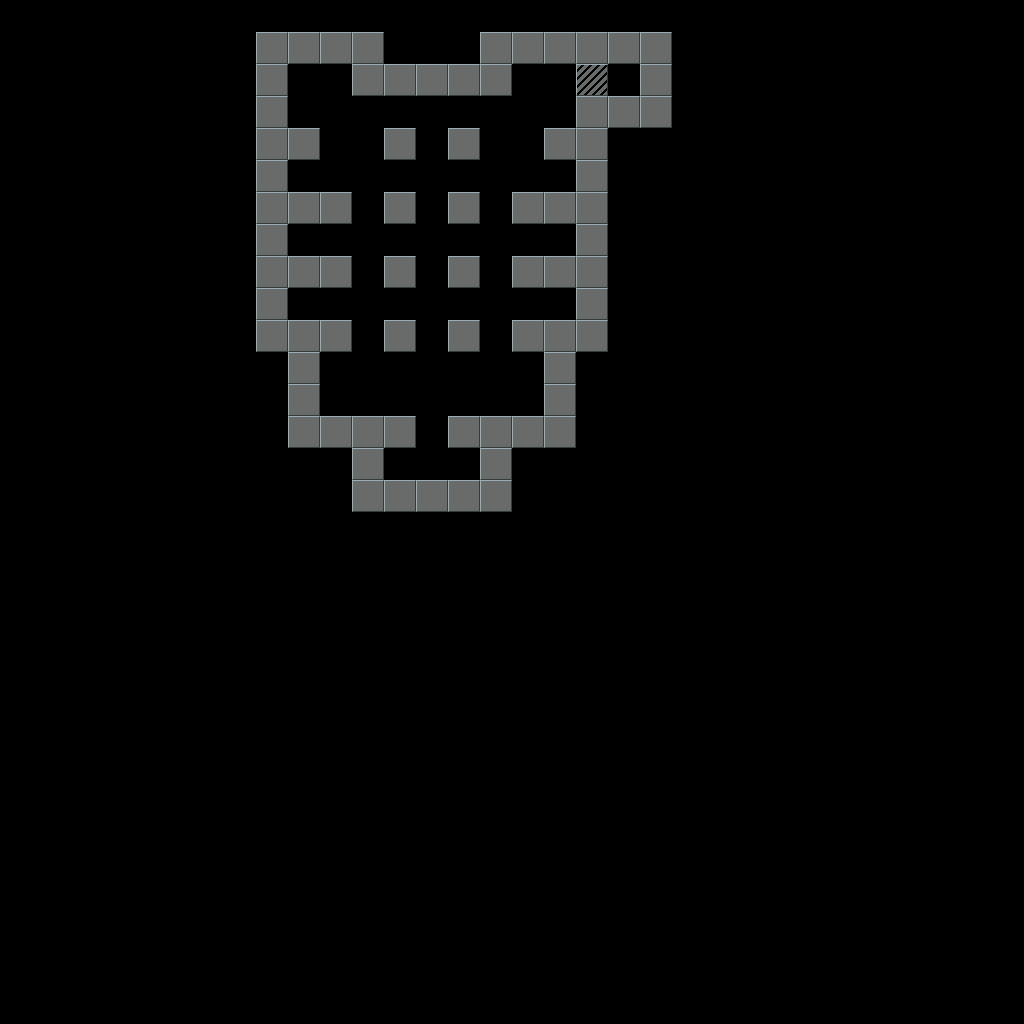

Rendered tile map (Tiled .tmx) drawn with the repository's tilesets; below, a short description and the map source with its tile grids summarised:
An orthogonal 32x32 tile map with 32x32 px tiles, 2 tile layers (Walls, BoundaryWalls) and 16 objects.

<map version="1.8" tiledversion="1.8.2" orientation="orthogonal" renderorder="right-down" width="32" height="32" tilewidth="32" tileheight="32" infinite="0" nextlayerid="6" nextobjectid="201">
 <editorsettings>
  <export format="custom" />
 </editorsettings>
 <properties>
  <property name="ceiling" type="int" value="1" />
  <property name="id" value="dungeon-5" />
  <property name="name" value="Dungeon 5" />
  <property name="tileset" value="dungeon" />
 </properties>
 <tileset firstgid="1" source="MainTiles.tsx" />
 <layer id="1" name="Walls" width="32" height="32">
  <data>[1024 cells, 77 non-empty, 2 distinct tile ids]</data>
 </layer>
 <layer id="5" name="BoundaryWalls" width="32" height="32">
  <data>[1024 cells, 0 non-empty, 0 distinct tile ids]</data>
 </layer>
 <objectgroup id="2" name="Object Layer 1">
  <object id="34" gid="4" x="416" y="160" width="32" height="32" />
  <object id="170" gid="36" x="544" y="320" width="32" height="32">
   <properties>
    <property name="direction" type="int" value="1" />
    <property name="gold" type="int" value="15" />
    <property name="id" value="dungeon-5_fc122025-94e5-fbb0-a56b-d9159c77e254" />
    <property name="loot" value="necklace-2" />
   </properties>
  </object>
  <object id="174" gid="17" x="384" y="480" width="32" height="32">
   <properties>
    <property name="gold" type="int" value="150" />
    <property name="id" value="dungeon-5_b45d3372-dbbe-de99-49c5-0e415a94fd22" />
    <property name="loot" value="boots-3" />
   </properties>
  </object>
  <object id="185" gid="11" x="416" y="256" width="32" height="32">
   <properties>
    <property name="attack" type="int" value="3" />
    <property name="defence" type="int" value="2" />
    <property name="health" type="int" value="20" />
    <property name="health_max" type="int" value="20" />
    <property name="id" value="dungeon-5_27db1205-a2a1-b9bf-8a2d-4e57bb4718b3" />
    <property name="wanderer" type="int" value="1" />
   </properties>
  </object>
  <object id="187" gid="11" x="512" y="192" width="32" height="32">
   <properties>
    <property name="attack" type="int" value="3" />
    <property name="defence" type="int" value="2" />
    <property name="health" type="int" value="20" />
    <property name="health_max" type="int" value="20" />
    <property name="id" value="dungeon-5_a13d5bf6-84e7-9aee-ca45-a47c7a4c17fc" />
    <property name="wanderer" type="int" value="1" />
   </properties>
  </object>
  <object id="191" gid="11" x="288" y="128" width="32" height="32">
   <properties>
    <property name="attack" type="int" value="3" />
    <property name="defence" type="int" value="2" />
    <property name="health" type="int" value="20" />
    <property name="health_max" type="int" value="20" />
    <property name="id" value="dungeon-5_39c2970b-c502-e23a-1e1f-37bc345c2c5e" />
    <property name="wanderer" type="int" value="1" />
   </properties>
  </object>
  <object id="190" gid="36" x="544" y="256" width="32" height="32">
   <properties>
    <property name="direction" type="int" value="2" />
    <property name="gold" type="int" value="60" />
    <property name="id" value="dungeon-5_ac5757a7-a6e9-09f5-fd73-1842e6e7c6c8" />
    <property name="loot" value="" />
   </properties>
  </object>
  <object id="200" gid="36" x="608" y="96" width="32" height="32">
   <properties>
    <property name="direction" type="int" value="2" />
    <property name="gold" type="int" value="25" />
    <property name="id" value="dungeon-5_dbf4296d-984c-e67f-0fff-4a1a9d451439" />
    <property name="loot" value="" />
   </properties>
  </object>
  <object id="194" gid="36" x="448" y="480" width="32" height="32">
   <properties>
    <property name="direction" type="int" value="2" />
    <property name="gold" type="int" value="22" />
    <property name="id" value="dungeon-5_b43e1394-7668-af9d-3f56-aaa0a273464b" />
    <property name="loot" value="" />
   </properties>
  </object>
  <object id="195" gid="36" x="288" y="320" width="32" height="32">
   <properties>
    <property name="direction" type="int" value="2" />
    <property name="gold" type="int" value="25" />
    <property name="id" value="dungeon-5_d0b50dac-617e-b900-bb1b-bed49792a3ed" />
    <property name="loot" value="" />
   </properties>
  </object>
  <object id="196" gid="36" x="288" y="256" width="32" height="32">
   <properties>
    <property name="direction" type="int" value="1" />
    <property name="gold" type="int" value="0" />
    <property name="id" value="dungeon-5_336a05a5-2cb9-1fa0-22d4-7541314b480c" />
    <property name="loot" value="mana-potion" />
   </properties>
  </object>
  <object id="180" gid="34" x="416" y="128" width="32" height="32">
   <properties>
    <property name="id" value="dungeon-5_4f76795e-7e66-aa1b-e0a8-963a148b43ff" />
   </properties>
  </object>
  <object id="181" gid="22" x="416" y="96" width="32" height="32">
   <properties>
    <property name="direction" type="int" value="-1" />
    <property name="id" value="dungeon-5_4fdd8bc5-2374-bc61-e692-cdb332a6e04d" />
    <property name="targetarea" value="forest-2" />
    <property name="targetdir" type="int" value="0" />
    <property name="targetx" type="int" value="16" />
    <property name="targety" type="int" value="18" />
   </properties>
  </object>
  <object id="197" gid="9" x="416" y="448" width="32" height="32">
   <properties>
    <property name="antsacs" type="int" value="1" />
    <property name="id" value="dungeon-5_43d54e9e-a039-d338-5595-5c4e116fac2a" />
   </properties>
  </object>
  <object id="198" gid="9" x="480" y="352" width="32" height="32">
   <properties>
    <property name="antsacs" type="int" value="1" />
    <property name="id" value="dungeon-5_6ed37b9b-13ba-d830-9f1a-38c0f5b5ec6a" />
   </properties>
  </object>
  <object id="199" gid="9" x="352" y="352" width="32" height="32">
   <properties>
    <property name="antsacs" type="int" value="1" />
    <property name="id" value="dungeon-5_56bbf396-4c72-72af-cb91-d94407880aec" />
   </properties>
  </object>
 </objectgroup>
</map>